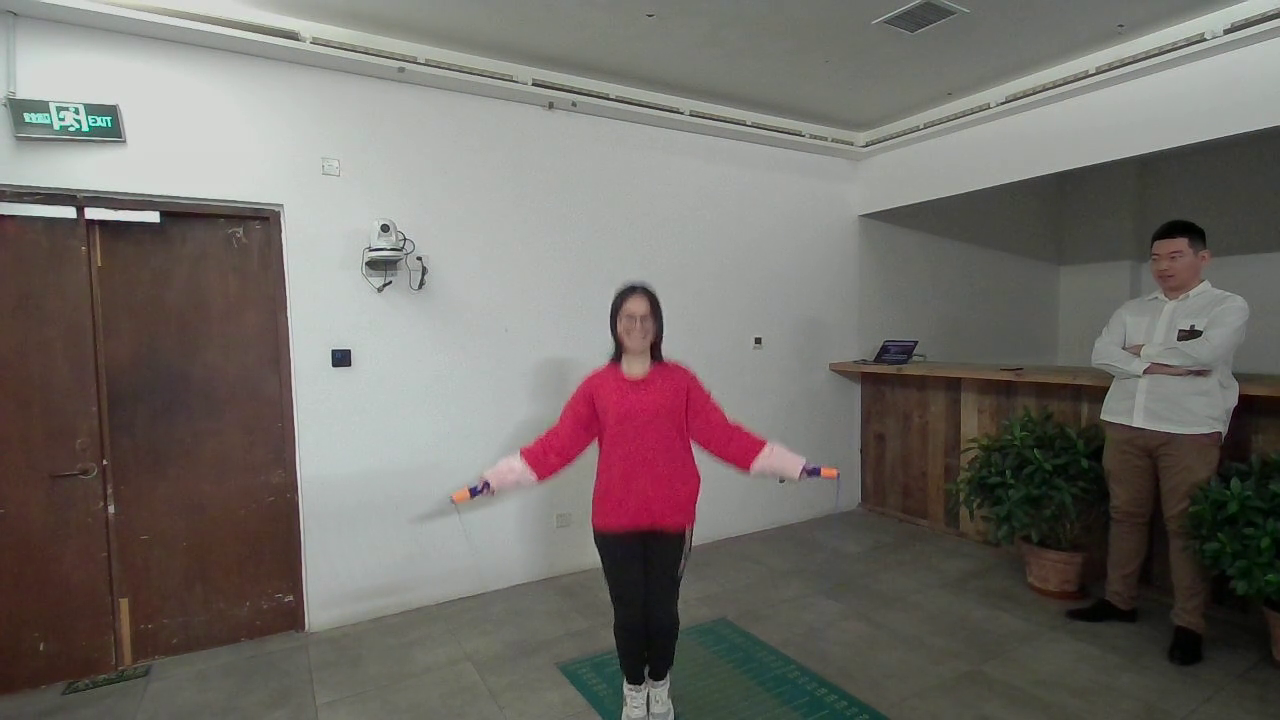
#> input picture frame 11 of area_extract/image/front_jeston_1.mp4, 1280 x 720 px, given in place of jump_skip01.mov, which was not available
$ python main.py   (older library calls are emulated)
#> lines starting #> are read from the running program, lines starting #| are printed output that depends on the picture; after the words box and inside, x2 and y2 are one past the last pixel; in counts of white or black regions, pixels touching at a corner belong together; pictures that were not available may be replaced by others from this repository, and a replacement may not be noted
import cv2
import numpy as np
import imutils
import sys
from os.path import join, dirname, realpath
'''
边缘检测后，二值化，膨胀操作以后, 找区域，适合抠尺子
'''

sys.path.append(join(dirname(realpath(__file__)), ".."))
from utils.math_utils import iou, IOU, get_board_area

# image_path = 'bending_frame.jpg'
# image_path = 'new_image.jpg'
image_path = 'jump_raw.jpg'
# image_path = '_image.jpg'
# image_path = 'test.png'

cap = cv2.VideoCapture('jump_skip01.mov')

while True:
    ret, frame = cap.read()
#> frame is the input picture: shape (720, 1280, 3); mean B, G, R 105, 109.5, 114.4
    frame = cv2.cvtColor(frame, cv2.COLOR_BGR2GRAY)
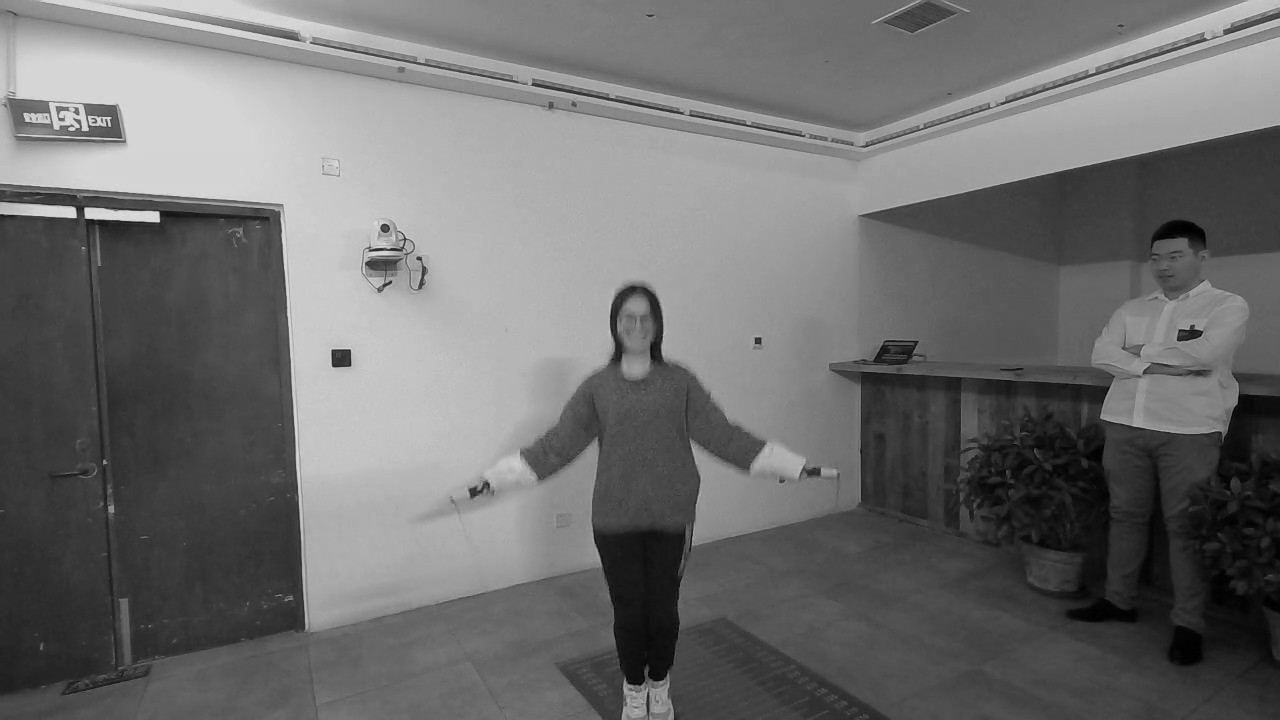
#> frame: shape (720, 1280); min 0, max 227, mean 110.4
    # frame = cv2.Canny(frame, 60, 200, apertureSize=3)
    canny = cv2.Canny(frame, 10, 200, apertureSize=3)
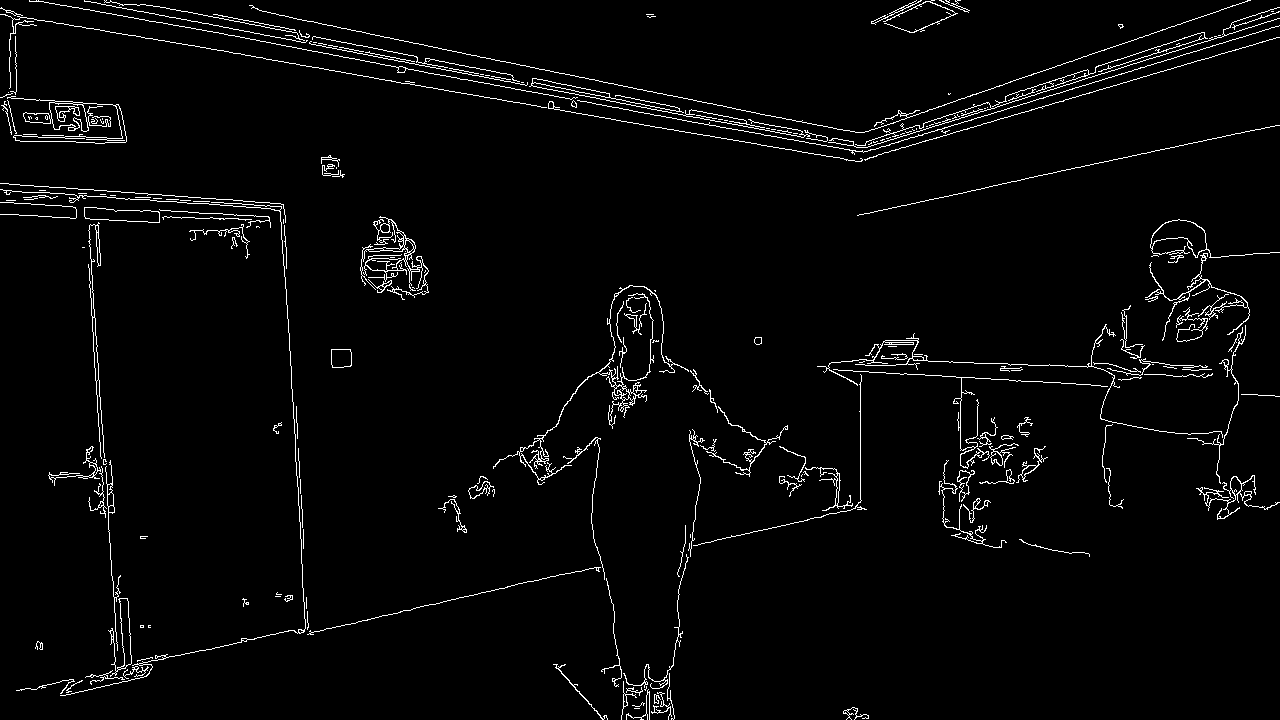
#> canny: shape (720, 1280); 2.8% white in thin lines or dots
    print(canny.shape)
#| (720, 1280)
    # cv2.imshow('canny', canny)
    # cv2.waitKey(0)

    kernel = np.ones((3, 3), np.uint8)
    dilate = cv2.dilate(canny, kernel, iterations=1)
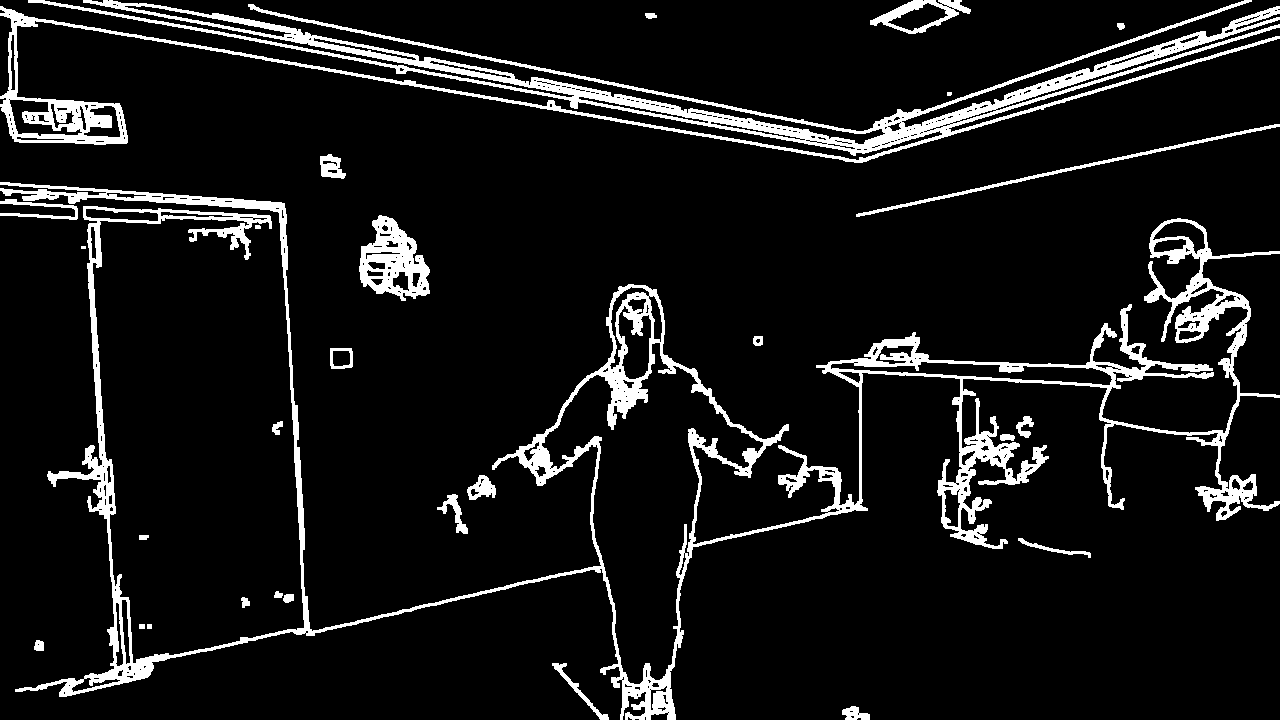
#> dilate: shape (720, 1280); 8.8% white; 29 white regions (2 under 20 px), largest, box (x1, y1, x2, y2) and area: (0, 182, 1280, 720) 43816, (0, 0, 1280, 163) 27970, (359, 215, 430, 301) 3220
    #cv2.imshow('dilation2', dilate)
    #cv2.waitKey(0)
    cv2.imshow('frame', dilate)
    if cv2.waitKey(25) & 0xFF == ord('q'):
#> (key q is pressed here)
        break

cap.release()
cv2.destroyAllWindows()

'''
#ruler_area = [244, 247, 396, 256]  # 左上，右q下坐标
ruler_area = [327, 193, 476, 200]  # new_image

image = cv2.imread(image_path)  # 读取成灰度图
print(image.shape)
frame = image.copy()

cv2.imshow('image', image)
cv2.waitKey(0)

gray = cv2.cvtColor(image, cv2.COLOR_BGR2GRAY)
cv2.imshow('gray', gray)
cv2.waitKey(0)

# 中值滤波
medianBlur = cv2.medianBlur(gray, 7)

cv2.imshow('medianBlur', medianBlur)
cv2.waitKey(0)

# 二值化操作
ret, binary = cv2.threshold(medianBlur, 90, 255, cv2.THRESH_BINARY)

cv2.imshow('binary', binary)
cv2.waitKey(0)

# 膨胀操作，把尺子分开的区域连起来
kernel = np.ones((3, 3), np.uint8)
dilate = cv2.dilate(binary, kernel, iterations=1)

cv2.imshow('dilation', dilate)
cv2.waitKey(0)

canny = cv2.Canny(gray, 60, 200, apertureSize=3)
cv2.imshow('canny', canny)
cv2.waitKey(0)


cnts = cv2.findContours(canny, cv2.RETR_EXTERNAL, cv2.CHAIN_APPROX_SIMPLE)
cnts = cnts[0] if imutils.is_cv2() else cnts[1]

# 返回交并比，后面匹配tracker的时候也会用到
iou_threshold = 0
ruler_box = []
for c in cnts:
    x, y, w, h = cv2.boundingRect(c)
    if w * h < 10:
        continue
    cv2.rectangle(image, (x, y), (x + w, y + h), (255, 0, 0), 3)
    box = [x, y, x+w, y+h]
    iou_value = IOU(ruler_area, box)
    print(iou_value, x, y, w, h)

    if iou_value > iou_threshold:
        ruler_box = [x, y, w, h]
        iou_threshold = iou_value

x, y, w, h = ruler_box
cv2.rectangle(image, (x, y), (x + w, y + h), (255, 0, 0), 3)
cv2.rectangle(image, (ruler_area[0], ruler_area[1]), (ruler_area[2], ruler_area[3]), (0, 0, 255), 1)


cv2.imshow('image2', image)
cv2.waitKey(0)

ruler_box = [x, y, x+w+1, y+h]
get_board_area(ruler_area, frame)
'''
